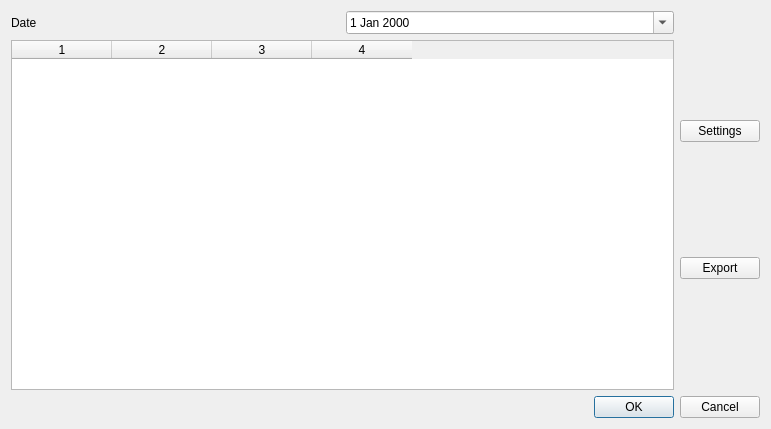
<?xml version="1.0" encoding="UTF-8"?>
<ui version="4.0">
 <class>Dialog</class>
 <widget class="QDialog" name="Dialog">
  <property name="geometry">
   <rect>
    <x>0</x>
    <y>0</y>
    <width>771</width>
    <height>429</height>
   </rect>
  </property>
  <property name="windowTitle">
   <string>Dialog</string>
  </property>
  <layout class="QVBoxLayout" name="verticalLayout_2">
   <item>
    <layout class="QHBoxLayout" name="horizontalLayout">
     <item>
      <layout class="QVBoxLayout" name="verticalLayout_3">
       <item>
        <layout class="QHBoxLayout" name="horizontalLayout_2">
         <item>
          <widget class="QLabel" name="label">
           <property name="text">
            <string>Date</string>
           </property>
          </widget>
         </item>
         <item>
          <widget class="QDateEdit" name="dateEdit">
           <property name="calendarPopup">
            <bool>true</bool>
           </property>
          </widget>
         </item>
        </layout>
       </item>
       <item>
        <widget class="QTableWidget" name="taskGrid">
         <property name="columnCount">
          <number>4</number>
         </property>
         <column/>
         <column/>
         <column/>
         <column/>
        </widget>
       </item>
      </layout>
     </item>
     <item>
      <layout class="QVBoxLayout" name="verticalLayout">
       <property name="spacing">
        <number>6</number>
       </property>
       <item>
        <widget class="QPushButton" name="pushButton">
         <property name="text">
          <string>Settings</string>
         </property>
        </widget>
       </item>
       <item>
        <widget class="QPushButton" name="pushButton_2">
         <property name="text">
          <string>Export</string>
         </property>
        </widget>
       </item>
      </layout>
     </item>
    </layout>
   </item>
   <item>
    <widget class="QDialogButtonBox" name="buttonBox">
     <property name="orientation">
      <enum>Qt::Horizontal</enum>
     </property>
     <property name="standardButtons">
      <set>QDialogButtonBox::Cancel|QDialogButtonBox::Ok</set>
     </property>
    </widget>
   </item>
  </layout>
 </widget>
 <resources/>
 <connections>
  <connection>
   <sender>buttonBox</sender>
   <signal>accepted()</signal>
   <receiver>Dialog</receiver>
   <slot>accept()</slot>
   <hints>
    <hint type="sourcelabel">
     <x>248</x>
     <y>254</y>
    </hint>
    <hint type="destinationlabel">
     <x>157</x>
     <y>274</y>
    </hint>
   </hints>
  </connection>
  <connection>
   <sender>buttonBox</sender>
   <signal>rejected()</signal>
   <receiver>Dialog</receiver>
   <slot>reject()</slot>
   <hints>
    <hint type="sourcelabel">
     <x>316</x>
     <y>260</y>
    </hint>
    <hint type="destinationlabel">
     <x>286</x>
     <y>274</y>
    </hint>
   </hints>
  </connection>
 </connections>
</ui>
